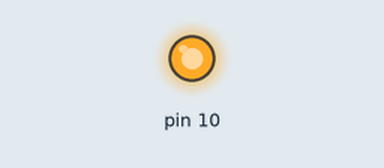
Recording of a sketch running on a simulated Arduino Uno, built with avr-gcc and run on an emulated ATmega328P. Parts: output pins drawn as LEDs (lit = HIGH).

Above: at 0.7 s.
At 5.2 s:
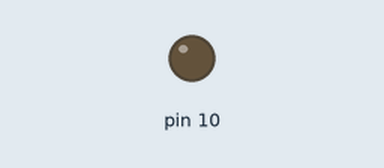
Timing chart, 0 to 6.9 s (numbered marks = the images above):
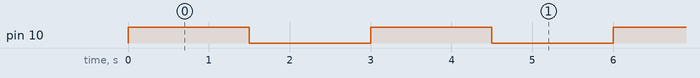

Measured:
- by itself, pin 10: alternates HIGH for 1.5 s and LOW for 1.5 s

The sketch:

Relay.ino
```cpp
void setup() {
  // put your setup code here, to run once:
  pinMode(10,OUTPUT);
}

bool state = 0;
void loop() {
  // put your main code here, to run repeatedly:
  state = !state;
  digitalWrite(10,state);
  delay(1500);

}
```
